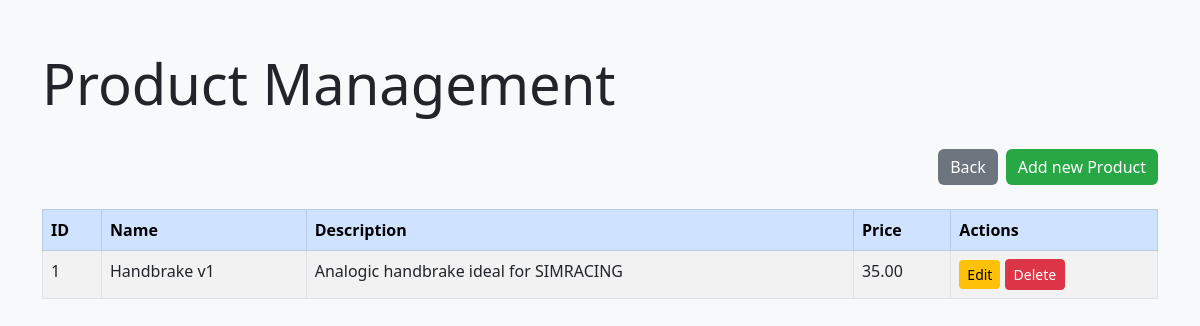
/products, run on an earlier commit of the app's database.
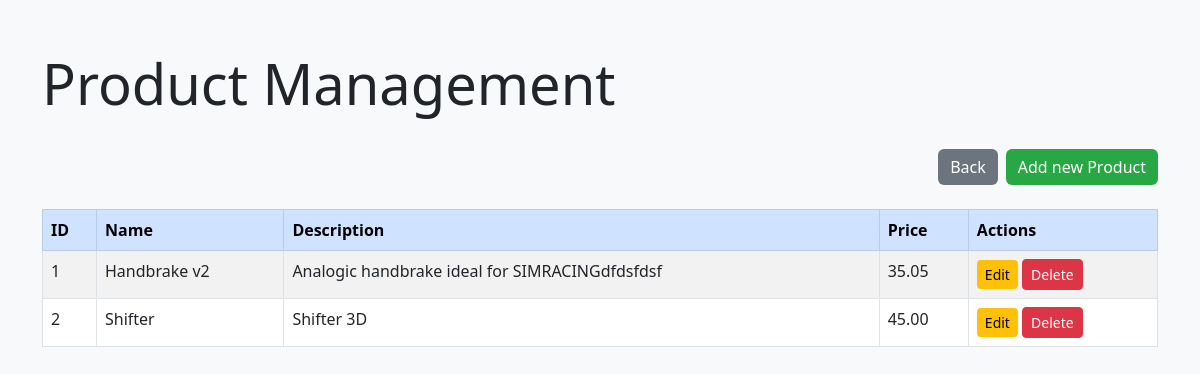
And on a later commit of the database.
### model/model.py (models this page shows, shortened)
class Product(Base):
    __tablename__ = 'products'
    product_id = Column(Integer, primary_key=True)
    name = Column(String)
    description = Column(String)
    sale_price = Column(Numeric(10, 2), nullable=False)
    manufactured_items  = relationship("ManufacturedItem", back_populates="product", cascade="all, delete-orphan")
    materials = relationship("ProductMaterial", back_populates="product", cascade="all, delete-orphan")

### app.py (the view)
@app.route('/products')
def products():
    product_controller = ProductController(session)
    products = product_controller.get_all_products()
    return render_template('products.html', products=products)

### controller/controller.py (called while the page is built)
    def get_all_products(self):
        return self.session.query(Product).all()

### templates/products.html (shortened to what this page needs)
<!DOCTYPE html>
<html lang="en">
<head>
    <link href="https://cdn.jsdelivr.net/npm/bootstrap@5.3.0/dist/css/bootstrap.min.css" rel="stylesheet">
</head>
<body>
    <div class="container">
        <div class="d-flex justify-content-between align-items-center mb-4">
            <h1 class="display-4">Product Management</h1>
        </div>
        <div class="d-flex justify-content-end mb-4">
            <a href="/" class="btn btn-secondary">Back</a>
            <a href="/product/add" class="btn btn-success ms-2">Add new Product</a>
        </div>
        <div class="table-responsive">
            <table class="table table-striped table-bordered">
                <thead class="table-primary">
                    <tr>
                        <th>ID</th>
                        <th>Name</th>
                        <th>Description</th>
                        <th>Price</th>
                        <th>Actions</th>
                    </tr>
                </thead>
                <tbody>
                    {% for product in products %}
                    <tr>
                        <td>{{ product.product_id }}</td>
                        <td>{{ product.name }}</td>
                        <td>{{ product.description }}</td>
                        <td>{{ product.sale_price }}</td>
                        <td>
                            <a href="/product/{{ product.product_id }}/edit" class="btn btn-warning btn-sm">Edit</a>
                            <a href="/product/{{ product.product_id }}/delete" class="btn btn-danger btn-sm">Delete</a>
                        </td>
                    </tr>
                    {% endfor %}
                </tbody>
            </table>
        </div>
    </div>
</body>
</html>

What changed in the data, as far as the page shows it:
changed Product id 1: name "Handbrake v1" → "Handbrake v2"; description "Analogic handbrake ideal for SIMRACING" → "Analogic handbrake ideal for SIMRACINGdfdsfdsf"; sale_price "35.00" → "35.05"
added Product: product_id "2", name "Shifter", description "Shifter 3D", sale_price "45.00"
